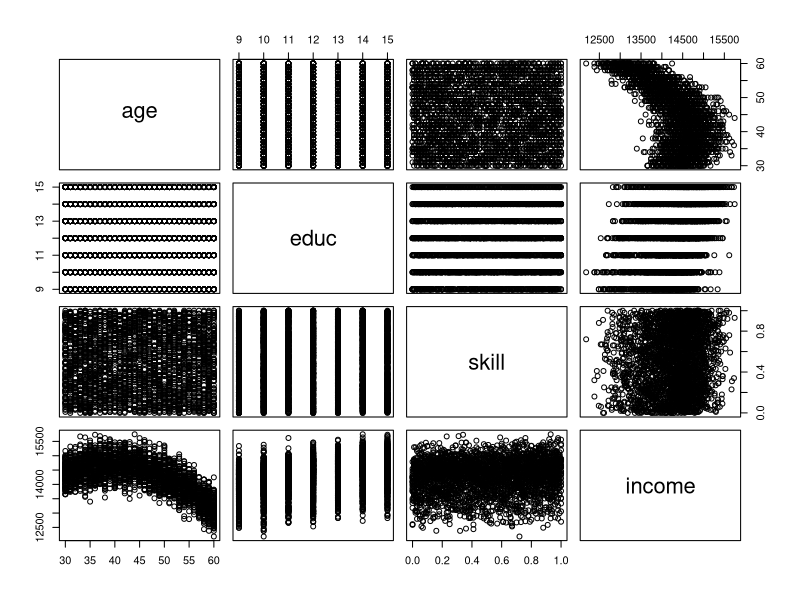

This chart was generated by the following R code:
## ---- chunk 1
# Let us have some "dummy" income model that is not at all connected to any theory, it is just to give names to 
# variables rather than to use x1 x2....

age_range <- 30:60 # Let's say we want ages from 30 to 60
educ_range <- 9:15 # Let's say we want education from 9:15
skill_range <- seq(from=0, to=1, by=0.01) # Let's say we want skill from 0 to 1 sampled by 0.01

age <- sample(age_range, 3000, replace = T) # Here sample 3000 repetitions from age_range vector, likewise further on
educ <- sample(educ_range, 3000, replace = T)
skill <- sample(skill_range, 3000, replace = T)

epsilon <- rnorm(3000, sd=300) # Generate 3000 normally distributed variables with sd=300

income <- 7000 - 4 * age*(age-80) + 100 * educ + 200 * skill + epsilon # Set up some theoretical model
## ---- chunk 2
my_data <- data.frame(age = age, educ = educ, skill = skill, income = income) # Creating a data.frame from vectors
## ---- chunk 3
plot(my_data)
## ---- chunk 4
summary(my_data)
## ---- chunk 5
model <- lm(income ~ age + educ + skill, data=my_data) #lm stands for linear model
summary(model)
## ---- chunk 6
my_data$age2 <- age^2
model1 <- lm(income ~ age + age2 + educ + skill, data=my_data) #lm stands for linear model
summary(model1)
## ---- chunk 7
my_ols <- function(Y, X, const) {
  # Check the sizes of Y and X if they work
  if ((length(Y))!=(nrow(X))) {
    return("Matrices are not of the appropriate sizes.")
  }
  # Add constant
  if (const) {
    X <- cbind(rep(1, nrow(X)), X)
  }
  n <- nrow(X) # Number of observations
  k <- ncol(X) # Number of regressors
  # Check number of observations
  if (n<=k) {
    return("Too few observations in the sample.")
  }
  
  a <- t(X)%*%X
  b <- t(X)%*%Y
  
  # Check if X'X is invertible
  if (det(a)==0) {
    return("X'X is not invertible")
  }
  if (det(a)<0.01) {
    return("X'X determinant is close to 0")
  }
  
  # Get the coefficients
  beta_hat <- solve(a)%*%b # using solve() will give you the inverse of the matrix
  
  # Get the sd
  residuals <- X%*%beta_hat - Y
  s2 <- t(residuals)%*%residuals / (n-k)
  sd_beta <- sqrt( diag( s2[1,1] * solve(a) ) )
  
  # Compute t-statistics
  t_stats <- (beta_hat - 0) / sd_beta
  
  # Compute t-values, remember the pnorm function? pt is equivalent for Student distribution
  p_values <- pt(abs(t_stats), df = (n-k), lower.tail=F)
  
  # Get confidence intervals
  conf_t_val <- qt(0.975, df = (n-k))
  
  uc <- beta_hat + conf_t_val * sd_beta
  lc <- beta_hat - conf_t_val * sd_beta
  
  # Create the output matrix
  output <- cbind(beta_hat, sd_beta, t_stats, uc, lc, p_values)
  colnames(output) <- c("Estimate", "SD", "T-value", "L-conf", "U-conf", "p-value")
  print(output)
}
## ---- chunk 8
my_ols(Y=income, X=cbind(age,age^2, educ, skill), const=TRUE)
